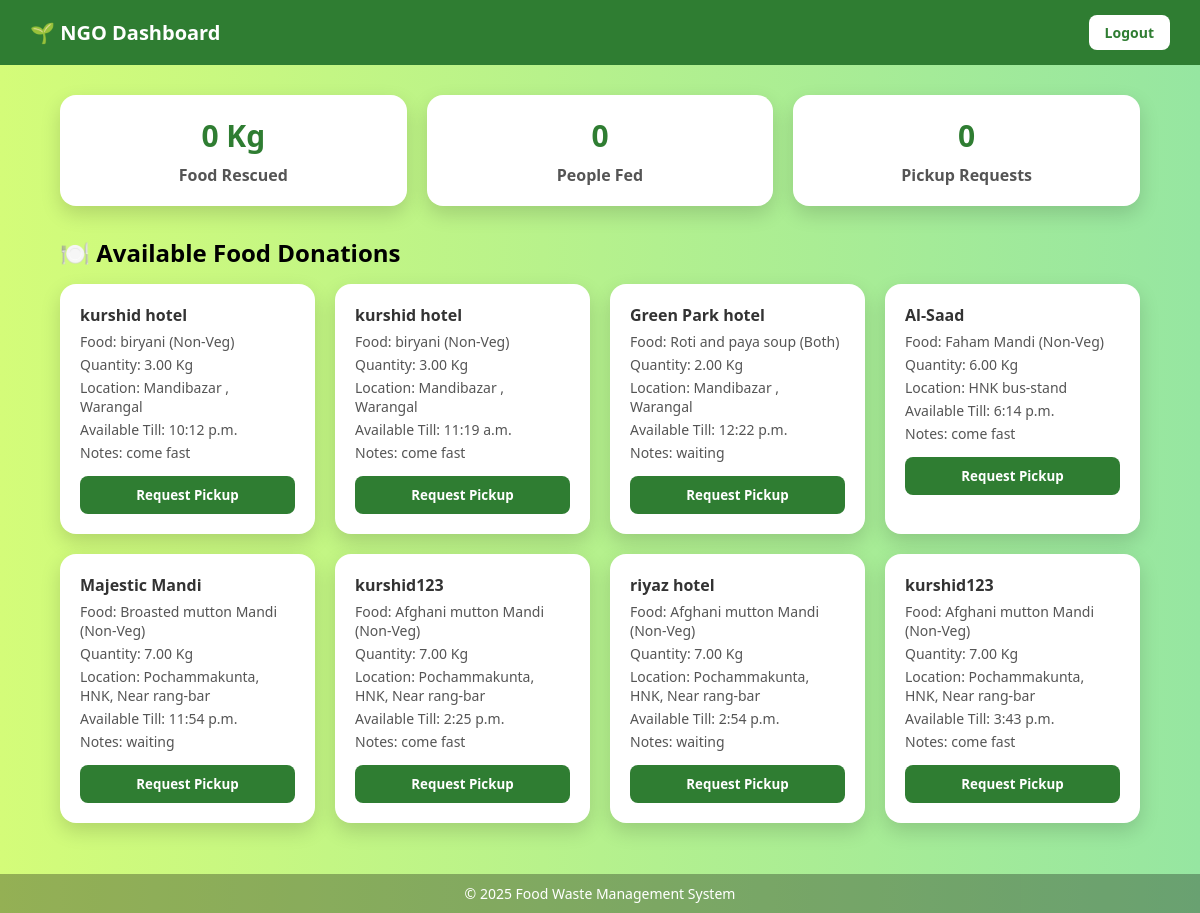
The page /ngo_dashboard/ on the database its author committed.
### FoodO/models.py (models this page shows, shortened)
class DashboardStats(models.Model):
    food_rescued = models.IntegerField(default=0)
    people_fed = models.IntegerField(default=0)
    pickup_requests = models.IntegerField(default=0)

class FoodDonation(models.Model):
    restaurant = models.CharField(max_length=200)
    food_name = models.CharField(max_length=200)
    food_type = models.CharField(max_length=50)
    quantity = models.DecimalField(max_digits=6, decimal_places=2)
    location = models.CharField(max_length=300)
    phone = models.CharField(max_length=15)
    available_till = models.TimeField()
    notes = models.TextField(blank=True, null=True)
    created_at = models.DateTimeField(auto_now_add=True)
    is_picked = models.BooleanField(default=False)

### FoodO/views.py (the view)
# urls.py: path('ngo_dashboard/', views.ngo_dashboard, name='ngo_dashboard'),
def ngo_dashboard(request):
   donations = FoodDonation.objects.filter(is_picked=False)
   stats, created = DashboardStats.objects.get_or_create(id=1)
   message = ""
   if request.method == "POST":
        donation_id = request.POST.get("donation_id")
        if donation_id:
            donation = FoodDonation.objects.get(id=donation_id)
            PickupRequest.objects.create(donation=donation)
            message = "✅ Request sent successfully!"
   return render(request, 'ngo_dashboard.html', {
       'donations': donations,
       'stats': stats,
       'message': message
   })

### FoodO/templates/ngo_dashboard.html (shortened to what this page needs)
<!DOCTYPE html>
<html lang="en">
<head>
</head>
<body>
<div class="nav">
    <span>🌱 NGO Dashboard</span>
    <a href="#" class="logout">Logout</a>
</div>
<div class="container">
    <div class="stats">
    <div class="card">
        <h3>{{ stats.food_rescued }} Kg</h3>
        <p>Food Rescued</p>
    </div>
    <div class="card">
        <h3>{{ stats.people_fed }}</h3>
        <p>People Fed</p>
    </div>
    <div class="card">
        <h3>{{ stats.pickup_requests }}</h3>
        <p>Pickup Requests</p>
    </div>
</div>
    <h2 style="margin-bottom:15px;">🍽️ Available Food Donations</h2>
    <div class="food-list">
       <div class="food-list">
    {% if donations %}
        {% for food in donations %}
        <div class="food-card">
            <h4>{{ food.restaurant }}</h4>
            <p>Food: {{ food.food_name }} ({{ food.food_type }})</p>
            <p>Quantity: {{ food.quantity }} Kg</p>
            <p>Location: {{ food.location }}</p>
            <p>Available Till: {{ food.available_till }}</p>
            {% if food.notes %}
            <p>Notes: {{ food.notes }}</p>
            {% endif %}
           <form method="POST">
    <a href="{% url 'request_pickup' food.id %}">
    <button class="pickup-btn">Request Pickup</button>
</a>
</form>
        </div>
        {% endfor %}
    {% else %}
        <p style="text-align:center; font-weight:bold; color:#2f7d32;">No food donations available yet.</p>
    {% endif %}
</div>
    </div>
</div>
<footer>
    © 2025 Food Waste Management System
</footer>
</body>
</html>

### FoodO/templates/ngo_dashboard.html (style rules this page uses)
* { margin:0; padding:0; box-sizing:border-box; font-family:'Segoe UI', sans-serif; }
body { background: linear-gradient(to right, #d4fc79, #96e6a1); min-height:100vh; padding-bottom:60px; }
.nav { background: #2f7d32; padding:15px 30px; color:#fff; font-size:20px; display:flex; justify-content:space-between; align-items:center; }
.nav span { font-weight:bold; }
.logout { background:#fff; color:#2f7d32; padding:8px 16px; border-radius:8px; text-decoration:none; font-size:14px; font-weight:bold; }
.container { width:90%; max-width:1100px; margin:30px auto; }
.stats { display:grid; grid-template-columns:repeat(auto-fit, minmax(200px, 1fr)); gap:20px; margin-bottom:30px; }
.card { background:#fff; padding:20px; border-radius:16px; box-shadow:0 8px 20px rgba(0,0,0,0.15); text-align:center; }
.card h3 { font-size:30px; color:#2f7d32; }
.card p { margin-top:8px; color:#555; font-weight:600; }
.food-list { display:grid; grid-template-columns:repeat(auto-fit, minmax(250px, 1fr)); gap:20px; }
.food-card { background:white; border-radius:16px; box-shadow:0 8px 20px rgba(0,0,0,0.15); padding:20px; }
.food-card h4 { color:#333; margin-bottom:6px; }
.food-card p { font-size:14px; color:#555; margin:4px 0; }
.pickup-btn { margin-top:10px; background:#2f7d32; color:white; border:none; padding:10px; border-radius:8px; width:100%; font-weight:bold; cursor:pointer; }
footer { position:fixed; bottom:0; left:0; width:100%; background:rgba(0,0,0,0.3); color:white; text-align:center; padding:10px; font-size:14px; }

### rows shown on the page
DashboardStats: food_rescued "0", people_fed "0", pickup_requests "0"
FoodDonation: restaurant "kurshid hotel", food_name "biryani", food_type "Non-Veg", quantity "3.00", location "Mandibazar , Warangal", available_till "10:12 p.m.", notes "come fast"
FoodDonation: restaurant "kurshid hotel", food_name "biryani", food_type "Non-Veg", quantity "3.00", location "Mandibazar , Warangal", available_till "11:19 a.m.", notes "come fast"
FoodDonation: restaurant "Green Park hotel", food_name "Roti and paya soup", food_type "Both", quantity "2.00", location "Mandibazar , Warangal", available_till "12:22 p.m.", notes "waiting"
FoodDonation: restaurant "Al-Saad", food_name "Faham Mandi", food_type "Non-Veg", quantity "6.00", location "HNK bus-stand", available_till "6:14 p.m.", notes "come fast"
FoodDonation: restaurant "Majestic Mandi", food_name "Broasted mutton Mandi", food_type "Non-Veg", quantity "7.00", location "Pochammakunta, HNK, Near rang-bar", available_till "11:54 p.m.", notes "waiting"
FoodDonation: restaurant "kurshid123", food_name "Afghani mutton Mandi", food_type "Non-Veg", quantity "7.00", location "Pochammakunta, HNK, Near rang-bar", available_till "2:25 p.m.", notes "come fast"
FoodDonation: restaurant "riyaz hotel", food_name "Afghani mutton Mandi", food_type "Non-Veg", quantity "7.00", location "Pochammakunta, HNK, Near rang-bar", available_till "2:54 p.m.", notes "waiting"
FoodDonation: restaurant "kurshid123", food_name "Afghani mutton Mandi", food_type "Non-Veg", quantity "7.00", location "Pochammakunta, HNK, Near rang-bar", available_till "3:43 p.m.", notes "come fast"
